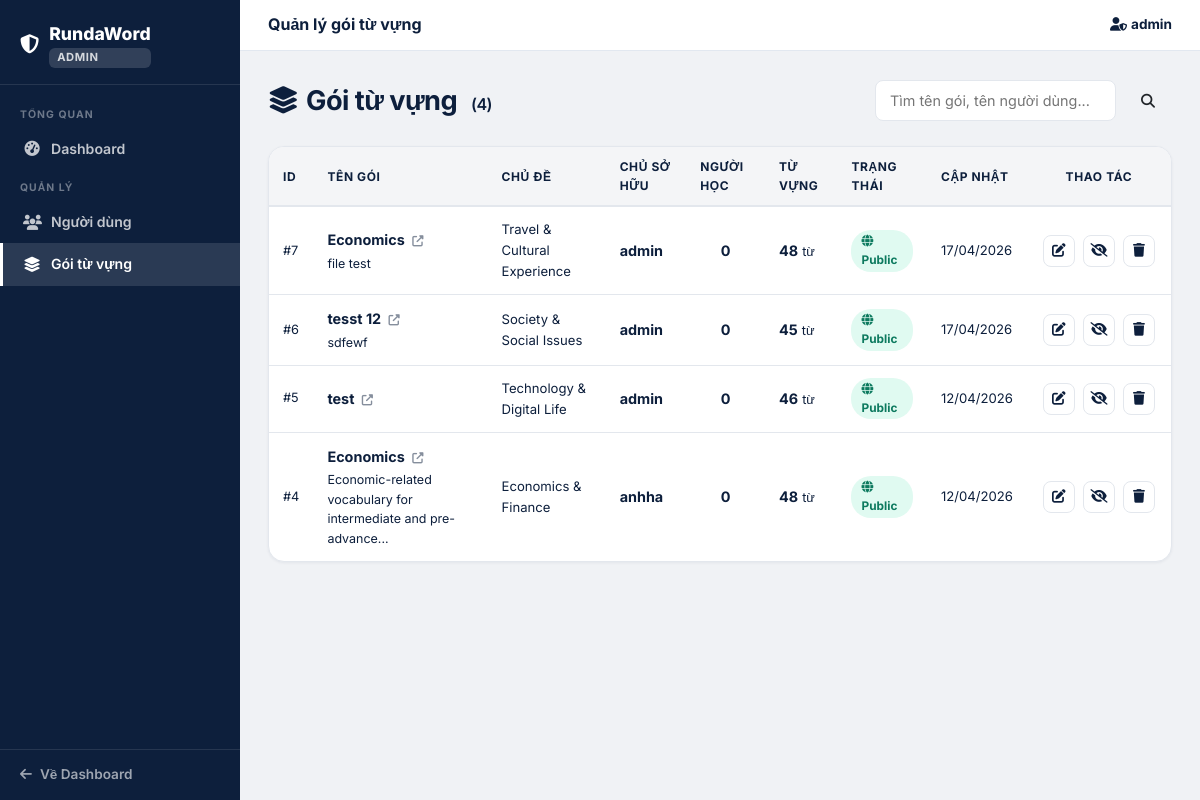
The app's page /admin/packages (signed in), older data.
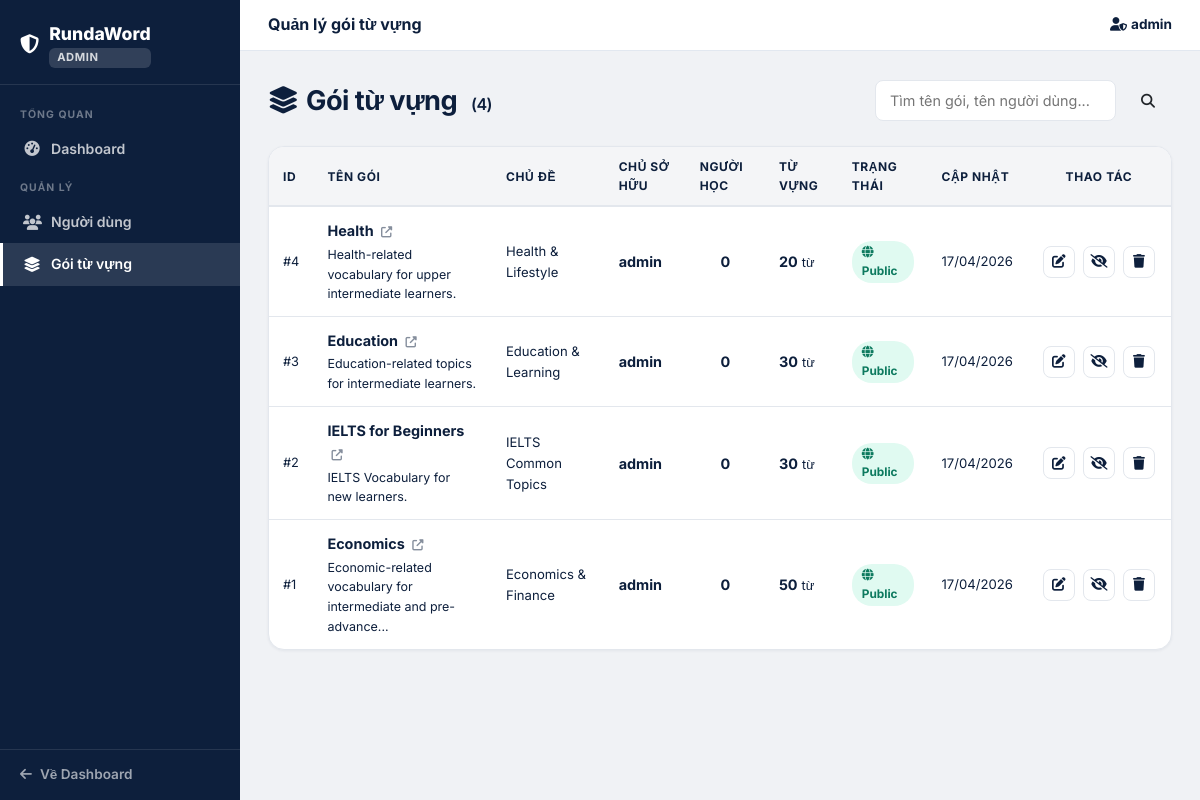
The same page, newer data.
### main.py (models this page shows, shortened)
class User(UserMixin, db.Model):
    __tablename__ = 'users'
    id            = db.Column(db.Integer, primary_key=True)
    username      = db.Column(db.String(50),  unique=True, nullable=False)
    name          = db.Column(db.String(100))
    email         = db.Column(db.String(120), unique=True, nullable=False)
    password_hash = db.Column(db.String(255), nullable=False)
    role          = db.Column(db.Integer, default=ROLE_USER, nullable=False)
    created_at    = db.Column(db.DateTime, default=datetime.utcnow)
    packages = db.relationship(
        'VocabPackage', backref='user', lazy=True, cascade='all, delete-orphan',
        foreign_keys='VocabPackage.user_id'
    )
    saved_packages = db.relationship(
        'VocabPackage', secondary=user_saved_packages,
        backref=db.backref('saved_by', lazy='dynamic'), lazy='dynamic'
    )

class VocabPackage(db.Model):
    __tablename__ = 'vocab_packages'
    id                  = db.Column(db.Integer, primary_key=True)
    package_name        = db.Column(db.String(100), nullable=False)
    package_description = db.Column(db.Text)
    topic               = db.Column(db.String(80))          # NEW: topic/category field
    created_at          = db.Column(db.DateTime, default=datetime.utcnow)
    updated_at          = db.Column(db.DateTime, default=datetime.utcnow)
    user_id             = db.Column(db.Integer, db.ForeignKey('users.id'), nullable=False)
    is_public           = db.Column(db.Boolean, default=True)
    vocabularies = db.relationship(
        'Vocabulary', backref='package', lazy=True, cascade='all, delete-orphan'
    )

### main.py (the view)
@app.route('/admin/packages')
@admin_required
def admin_packages():
    q     = request.args.get('q', '').strip()
    query = VocabPackage.query
    if q:
        q_norm   = normalize_text(q)
        all_pkgs = query.order_by(VocabPackage.updated_at.desc()).all()
        pkgs = [
            p for p in all_pkgs
            if q_norm in normalize_text(p.package_name)
            or (p.user and q_norm in normalize_text(p.user.username))
        ]
    else:
        pkgs = query.order_by(VocabPackage.updated_at.desc()).all()
    if pkgs:
        learner_counts = learner_counts_for_packages(
            db, user_saved_packages, func, [p.id for p in pkgs]
        )
    else:
        learner_counts = {}
    return render_template(
        'admin/packages.html',
        packages=pkgs,
        search_query=q,
        learner_counts=learner_counts
    )

### main.py (called while the page is built)
def admin_required(f):
    @wraps(f)
    def decorated(*args, **kwargs):
        if not current_user.is_authenticated or current_user.role != ROLE_ADMIN:
            abort(403)
        return f(*args, **kwargs)
    return decorated

@login_manager.user_loader
def load_user(user_id):
    return User.query.get(int(user_id))

### services/stats_service.py (called while the page is built)
def learner_counts_for_packages(db, user_saved_packages, func, package_ids: list[int]) -> dict[int, int]:
    if not package_ids:
        return {}
    rows = (
        db.session.query(user_saved_packages.c.package_id, func.count(user_saved_packages.c.user_id))
        .filter(user_saved_packages.c.package_id.in_(package_ids))
        .group_by(user_saved_packages.c.package_id)
        .all()
    )
    return {package_id: count for package_id, count in rows}

### templates/admin/packages.html (shortened to what this page needs)
{% extends "admin/base_admin.html" %}
{% block topbar_title %}Quản lý gói từ vựng{% endblock %}
{% block content %}
<div class="d-flex justify-content-between align-items-center mb-4 flex-wrap gap-3">
    <div class="page-title mb-0">
        <i class="fas fa-layer-group me-2"></i>Gói từ vựng
        <span style="font-size:1rem;color:var(--muted);font-weight:600;margin-left:8px;">({{ packages|length }})</span>
    </div>
    <form method="GET" class="admin-search">
        <input type="text" name="q" placeholder="Tìm tên gói, tên người dùng..."
            value="{{ search_query or '' }}">
        <button type="submit" class="btn btn-navy btn-sm px-3">
            <i class="fas fa-search"></i>
        </button>
    </form>
</div>
<div class="rw-card" style="padding:0;overflow:hidden;">
    {% if packages %}
    <table class="admin-table">
        <thead>
            <tr>
                <th>ID</th>
                <th>Tên gói</th>
                <th>Chủ đề</th>
                <th>Chủ sở hữu</th>
                <th>Người học</th>
                <th>Từ vựng</th>
                <th>Trạng thái</th>
                <th>Cập nhật</th>
                <th style="text-align:center;">Thao tác</th>
            </tr>
        </thead>
        <tbody>
            {% for pkg in packages %}
            <tr>
                <td style="color:var(--muted);font-size:0.8rem;">#{{ pkg.id }}</td>
                <td>
                    <a href="{{ url_for('package_detail', package_id=pkg.id) }}"
                       style="font-weight:700;color:var(--navy);text-decoration:none;"
                       target="_blank">
                        {{ pkg.package_name }}
                        <i class="fas fa-up-right-from-square" style="font-size:0.7rem;margin-left:4px;opacity:.5;"></i>
                    </a>
                    {% if pkg.package_description %}
                    <div style="font-size:0.78rem;color:var(--muted);margin-top:2px;">
                        {{ pkg.package_description[:60] }}{% if pkg.package_description|length > 60 %}...{% endif %}
                    </div>
                    {% endif %}
                </td>
                <td style="font-size:0.82rem;max-width:180px;">
                    {{ pkg.topic or 'Others' }}
                </td>
                <td>
                    <strong>{{ pkg.user.username if pkg.user else '—' }}</strong>
                </td>
                <td style="text-align:center;">
                    <span style="font-weight:700;">{{ learner_counts.get(pkg.id, 0) }}</span>
                </td>
                <td>
                    <span style="font-weight:700;">{{ pkg.vocabularies | length }}</span>
                    <span style="color:var(--muted);font-size:0.8rem;"> từ</span>
                </td>
                <td>
                    {% if pkg.is_public %}
                    <span class="admin-badge admin-badge-public">
                        <i class="fas fa-globe me-1"></i>Public
                    </span>
                    {% else %}
                    <span class="admin-badge admin-badge-private">
                        <i class="fas fa-lock me-1"></i>Private
                    </span>
                    {% endif %}
                </td>
                <td style="font-size:0.82rem;color:var(--muted);">
                    {{ pkg.updated_at.strftime('%d/%m/%Y') }}
                </td>
                <td style="text-align:center;white-space:nowrap;">
                    <a href="{{ url_for('edit_package', package_id=pkg.id) }}"
                       class="admin-action-btn" title="Chỉnh sửa" target="_blank">
                        <i class="fas fa-edit"></i>
                    </a>
                    <form method="POST"
                          action="{{ url_for('admin_toggle_public', package_id=pkg.id) }}"
                          style="display:inline;">
                        <button type="submit" class="admin-action-btn success"
                            title="{{ 'Chuyển sang Private' if pkg.is_public else 'Chuyển sang Public' }}">
                            <i class="fas {{ 'fa-eye-slash' if pkg.is_public else 'fa-eye' }}"></i>
                        </button>
                    </form>
                    <button type="button" class="admin-action-btn danger" title="Xóa"
                        data-pkg-id="{{ pkg.id }}"
                        data-pkg-name="{{ pkg.package_name | replace('"', '&quot;') }}"
                        data-delete-url="{{ url_for('admin_delete_package', package_id=pkg.id) }}"
                        onclick="confirmDelete(this)">
                        <i class="fas fa-trash"></i>
                    </button>
                </td>
            </tr>
            {% endfor %}
        </tbody>
    </table>
    {% else %}
    <div class="text-center py-5">
        <i class="fas fa-box-open fa-2x mb-3" style="color:var(--muted)"></i>
        <p class="text-muted mb-0">Không tìm thấy gói từ nào.</p>
    </div>
    {% endif %}
</div>
{% endblock %}

### templates/admin/base_admin.html (shortened to what this page needs)
<!DOCTYPE html>
<html lang="vi">
<head>
    <link href="https://cdn.jsdelivr.net/npm/bootstrap@5.3.0/dist/css/bootstrap.min.css" rel="stylesheet">
    <link href="https://cdnjs.cloudflare.com/ajax/libs/font-awesome/6.4.0/css/all.min.css" rel="stylesheet">
    <link href="{{ url_for('static', filename='css/main.css') }}" rel="stylesheet">
</head>
<body>
<div class="admin-shell">
    <aside class="admin-sidebar">
        <div class="admin-sidebar-brand">
            <a href="{{ url_for('admin_dashboard') }}">
                <i class="fas fa-shield-alt" style="font-size:1.2rem;"></i>
                <div>
                    RundaWord
                    <div class="admin-badge-label">ADMIN</div>
                </div>
            </a>
        </div>
        <nav class="admin-nav">
            <div class="admin-nav-section">Tổng quan</div>
            <a href="{{ url_for('admin_dashboard') }}"
               class="{{ 'active' if request.endpoint == 'admin_dashboard' else '' }}">
                <i class="fas fa-tachometer-alt"></i> Dashboard
            </a>
            <div class="admin-nav-section">Quản lý</div>
            <a href="{{ url_for('admin_users') }}"
               class="{{ 'active' if request.endpoint in ['admin_users', 'admin_create_user', 'admin_edit_user', 'admin_delete_user'] else '' }}">
                <i class="fas fa-users"></i> Người dùng
            </a>
            <a href="{{ url_for('admin_packages') }}"
               class="{{ 'active' if request.endpoint in ['admin_packages', 'admin_toggle_public', 'admin_delete_package'] else '' }}">
                <i class="fas fa-layer-group"></i> Gói từ vựng
            </a>
        </nav>
        <div class="admin-sidebar-footer">
            <a href="{{ url_for('dashboard') }}">
                <i class="fas fa-arrow-left"></i> Về Dashboard
            </a>
        </div>
    </aside>
    <div class="admin-main">
        <div class="admin-topbar">
            <div class="admin-topbar-title">{% block topbar_title %}Admin Panel{% endblock %}</div>
            <div class="admin-topbar-user">
                <i class="fas fa-user-shield me-1"></i>{{ current_user.username }}
            </div>
        </div>
        <div class="admin-content">
            {% block content %}{% endblock %}
        </div>
    </div>
</div>
</body>
</html>

### static/css/main.css (style rules this page uses)
:root { --navy: #0d1f3c; --navy-deep: #071020; --navy-mid: #1c3358; --white: #ffffff; --off-white: #f4f5f7; --bg: #f4f5f7; --border: #e3e7ed; --border-light: #edf0f4; --text: #0d1f3c; --text-muted: #7a8899; --text-light: #a0aab5; --green: #27ae60; --green-bg: #e8f8f0; --green-text: #1a7a43; --accent: #2563eb; --red: #e74c3c; --red-bg: #fdf2f2; --shadow-xs: 0 1px 3px rgba(13,31,60,0.06); --shadow-sm: 0 2px 8px rgba(13,31,60,0.08); --shadow-md: 0 4px 20px rgba(13,31,60,0.10); --shadow-lg: 0 8px 40px rgba(13,31,60,0.14); --r-sm: 8px; --r-md: 12px; --r-lg: 16px; --r-xl: 20px; }
*, *::before, *::after { box-sizing: border-box; margin: 0; padding: 0; }
html { scroll-behavior: smooth; overflow-y: scroll; }
body { font-family: 'Inter', sans-serif; background: var(--bg); color: var(--text); font-size: 14px; line-height: 1.6; -webkit-font-smoothing: antialiased; min-height: 100vh; display: flex; flex-direction: column; }
.rw-card { background: white; border-radius: var(--r-lg); border: 1px solid var(--border); padding: 24px; box-shadow: var(--shadow-xs); }
.page-title { font-family: 'Playfair Display', serif; font-weight: 700; font-size: 1.7rem; color: var(--navy); margin-bottom: 4px; letter-spacing: -0.02em; }

Row changes from the older to the newer data that the page shows:
removed VocabPackage: id "7", package_name "Economics", package_description "file test", topic "Travel & Cultural Experience", user "admin", get "0", vocabularies|length "48", is_public True (drawn), updated_at "17/04/2026"
removed VocabPackage: id "6", package_name "tesst 12", package_description "sdfewf", topic "Society & Social Issues", user "admin", get "0", vocabularies|length "45", is_public True (drawn), updated_at "17/04/2026"
removed VocabPackage: id "5", package_name "test", topic "Technology & Digital Life", user "admin", get "0", vocabularies|length "46", is_public True (drawn), updated_at "12/04/2026"
changed VocabPackage id 4: package_name "Economics" → "Health"; package_description "Economic-related vocabulary for intermediate and pre-advance" → "Health-related vocabulary for upper intermediate learners."; topic "Economics & Finance" → "Health & Lifestyle"; user "anhha" → "admin"; vocabularies|length "48" → "20"; updated_at "12/04/2026" → "17/04/2026"; no longer shows "..."
added VocabPackage: id "3", package_name "Education", package_description "Education-related topics for intermediate learners.", topic "Education & Learning", user "admin", get "0", vocabularies|length "30", is_public True (drawn), updated_at "17/04/2026"
added VocabPackage: id "2", package_name "IELTS for Beginners", package_description "IELTS Vocabulary for new learners.", topic "IELTS Common Topics", user "admin", get "0", vocabularies|length "30", is_public True (drawn), updated_at "17/04/2026"
added VocabPackage: id "1", package_name "Economics", package_description "Economic-related vocabulary for intermediate and pre-advance", topic "Economics & Finance", user "admin", get "0", vocabularies|length "50", is_public True (drawn), updated_at "17/04/2026"
